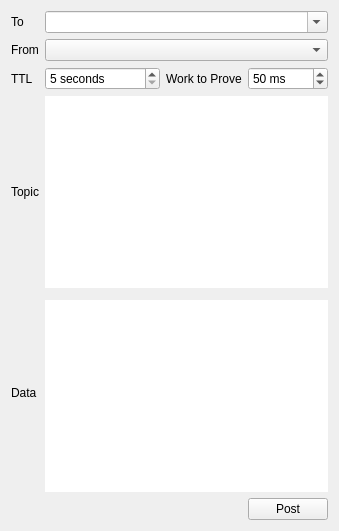
<?xml version="1.0" encoding="UTF-8"?>
<ui version="4.0">
 <class>Whisper</class>
   <widget class="QWidget" name="WhisperWidget">
    <layout class="QGridLayout" name="gridLayout_4">
     <item row="4" column="0" rowspan="2">
      <widget class="QLabel" name="label_8">
       <property name="sizePolicy">
        <sizepolicy hsizetype="Preferred" vsizetype="Maximum">
         <horstretch>0</horstretch>
         <verstretch>0</verstretch>
        </sizepolicy>
       </property>
       <property name="text">
        <string>Data</string>
       </property>
       <property name="alignment">
        <set>Qt::AlignLeading|Qt::AlignLeft|Qt::AlignVCenter</set>
       </property>
      </widget>
     </item>
     <item row="2" column="2" colspan="2">
      <widget class="QLabel" name="label5_6">
       <property name="sizePolicy">
        <sizepolicy hsizetype="Preferred" vsizetype="Preferred">
         <horstretch>0</horstretch>
         <verstretch>0</verstretch>
        </sizepolicy>
       </property>
       <property name="text">
        <string>Work to Prove</string>
       </property>
      </widget>
     </item>
     <item row="5" column="1" colspan="4">
      <widget class="QPlainTextEdit" name="shhData">
       <property name="sizePolicy">
        <sizepolicy hsizetype="Expanding" vsizetype="Expanding">
         <horstretch>0</horstretch>
         <verstretch>0</verstretch>
        </sizepolicy>
       </property>
       <property name="frameShape">
        <enum>QFrame::NoFrame</enum>
       </property>
       <property name="lineWidth">
        <number>0</number>
       </property>
      </widget>
     </item>
     <item row="3" column="1" colspan="4">
      <widget class="QPlainTextEdit" name="shhTopic">
       <property name="sizePolicy">
        <sizepolicy hsizetype="Expanding" vsizetype="Expanding">
         <horstretch>0</horstretch>
         <verstretch>0</verstretch>
        </sizepolicy>
       </property>
       <property name="frameShape">
        <enum>QFrame::NoFrame</enum>
       </property>
       <property name="lineWidth">
        <number>0</number>
       </property>
      </widget>
     </item>
     <item row="1" column="1" colspan="4">
      <widget class="QComboBox" name="shhFrom">
       <property name="editable">
        <bool>false</bool>
       </property>
      </widget>
     </item>
     <item row="3" column="0">
      <widget class="QLabel" name="label_9">
       <property name="sizePolicy">
        <sizepolicy hsizetype="Preferred" vsizetype="Maximum">
         <horstretch>0</horstretch>
         <verstretch>0</verstretch>
        </sizepolicy>
       </property>
       <property name="text">
        <string>Topic</string>
       </property>
       <property name="alignment">
        <set>Qt::AlignLeading|Qt::AlignLeft|Qt::AlignVCenter</set>
       </property>
      </widget>
     </item>
     <item row="0" column="0">
      <widget class="QLabel" name="label5_3">
       <property name="sizePolicy">
        <sizepolicy hsizetype="Preferred" vsizetype="Preferred">
         <horstretch>0</horstretch>
         <verstretch>0</verstretch>
        </sizepolicy>
       </property>
       <property name="text">
        <string>To</string>
       </property>
      </widget>
     </item>
     <item row="0" column="1" colspan="4">
      <widget class="QComboBox" name="shhTo">
       <property name="editable">
        <bool>true</bool>
       </property>
      </widget>
     </item>
     <item row="2" column="1">
      <widget class="QSpinBox" name="shhTtl">
       <property name="suffix">
        <string> seconds</string>
       </property>
       <property name="minimum">
        <number>5</number>
       </property>
       <property name="maximum">
        <number>259200</number>
       </property>
      </widget>
     </item>
     <item row="2" column="0">
      <widget class="QLabel" name="label5_5">
       <property name="sizePolicy">
        <sizepolicy hsizetype="Preferred" vsizetype="Preferred">
         <horstretch>0</horstretch>
         <verstretch>0</verstretch>
        </sizepolicy>
       </property>
       <property name="text">
        <string>TTL</string>
       </property>
      </widget>
     </item>
     <item row="1" column="0">
      <widget class="QLabel" name="label5_4">
       <property name="sizePolicy">
        <sizepolicy hsizetype="Preferred" vsizetype="Preferred">
         <horstretch>0</horstretch>
         <verstretch>0</verstretch>
        </sizepolicy>
       </property>
       <property name="text">
        <string>From</string>
       </property>
      </widget>
     </item>
     <item row="2" column="4">
      <widget class="QSpinBox" name="shhWork">
       <property name="suffix">
        <string> ms</string>
       </property>
       <property name="minimum">
        <number>1</number>
       </property>
       <property name="maximum">
        <number>1000</number>
       </property>
       <property name="value">
        <number>50</number>
       </property>
      </widget>
     </item>
     <item row="6" column="4">
      <widget class="QPushButton" name="post">
       <property name="text">
        <string>Post</string>
       </property>
      </widget>
     </item>
    </layout>
   </widget>
 <resources/>
 <connections/>
</ui>
